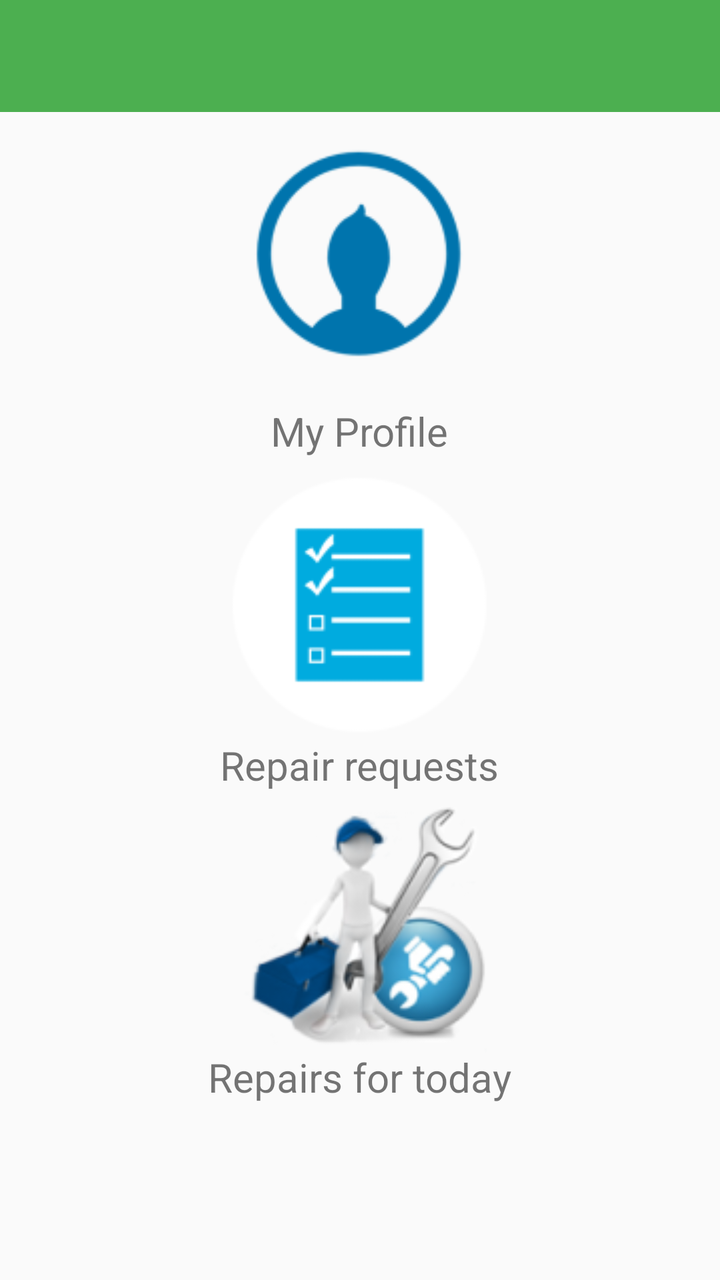
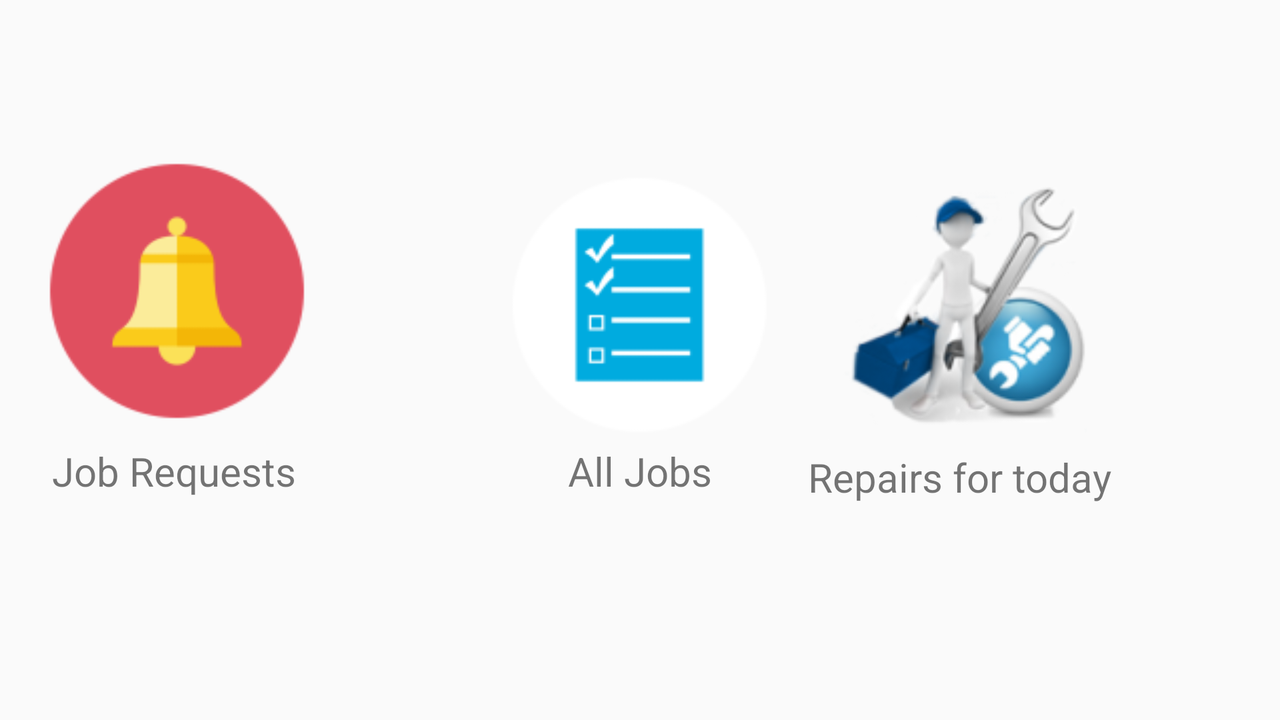

Two renders of one Android screen. The first uses the default layout on a phone; the second uses the alternative layout the repository ships for a different screen configuration, on a matching device. The two XML files are below.
<!-- AndroidManifest.xml: activity theme BikeMaterialTheme -->
<!-- res/layout/activity_admin_home.xml -->
<?xml version="1.0" encoding="utf-8"?>
<RelativeLayout
    xmlns:android="http://schemas.android.com/apk/res/android"
    xmlns:app="http://schemas.android.com/apk/res-auto"
    xmlns:tools="http://schemas.android.com/tools"
    android:layout_width="match_parent"
    android:layout_height="match_parent"
    android:fitsSystemWindows="true"
    tools:context=".AdminHomeActivity"
    android:background="#FAFAFA">


    <android.support.design.widget.AppBarLayout
        android:layout_width="match_parent"
        android:layout_height="wrap_content"
        android:theme="@style/BikeMaterialTheme.AppBarOverlay">

        <android.support.v7.widget.Toolbar
            android:id="@+id/toolbar"
            android:layout_width="match_parent"
            android:layout_height="?attr/actionBarSize"
            android:background="?attr/colorPrimary"
            app:popupTheme="@style/BikeMaterialTheme.PopupOverlay"/>

    </android.support.design.widget.AppBarLayout>


    <ImageView
        android:layout_width="145dp"
        android:layout_height="145dp"
        android:id="@+id/admin_profile"
        android:layout_centerHorizontal="true"
        android:layout_marginTop="53dp"
        android:src="@mipmap/profile_icon"/>

    <TextView
        android:layout_width="wrap_content"
        android:layout_height="wrap_content"
        android:text="@string/profile"
        android:textSize="20sp"
        android:layout_marginTop="202dp"
        android:layout_centerHorizontal="true"
        />

    <ImageView
        android:layout_width="145dp"
        android:layout_height="145dp"
        android:id="@+id/all_jobs"
        android:layout_centerHorizontal="true"
        android:layout_marginTop="230dp"
        android:src="@mipmap/job_request_list"/>

    <TextView
        android:layout_width="wrap_content"
        android:layout_height="wrap_content"
        android:text="Repair requests"
        android:textSize="20sp"
        android:layout_marginTop="369dp"
        android:layout_centerHorizontal="true"
        />
    <ImageView
        android:layout_width="152dp"
        android:layout_height="152dp"
        android:id="@+id/service_icon"
        android:layout_marginTop="388dp"
        android:src="@mipmap/service_icon"
        android:layout_centerHorizontal="true"
        />
    <TextView
        android:layout_width="wrap_content"
        android:layout_height="wrap_content"
        android:text="Repairs for today"
        android:textSize="20sp"
        android:layout_marginTop="525dp"
        android:layout_centerHorizontal="true"
        />

</RelativeLayout>
<!-- resources referenced by this layout -->
<resources>
  <!-- mipmap job_request_list: png bitmap (mipmap-hdpi, 1368 bytes) -->
  <!-- mipmap profile_icon: png bitmap (mipmap-hdpi, 1616 bytes) -->
  <!-- mipmap service_icon: png bitmap (mipmap-hdpi, 6440 bytes) -->
  <string name="profile">My Profile</string>
  <style name="BikeMaterialTheme.AppBarOverlay" parent="ThemeOverlay.AppCompat.Dark.ActionBar" />
  <style name="BikeMaterialTheme.PopupOverlay" parent="ThemeOverlay.AppCompat.Light" />
  <!-- from res/values-v21/ -->
  <style name="BikeMaterialTheme" parent="BikeMaterialTheme.Base">
          <item name="android:windowContentTransitions">true</item>
          <item name="android:windowAllowEnterTransitionOverlap">true</item>
          <item name="android:windowAllowReturnTransitionOverlap">true</item>
          <item name="android:windowSharedElementEnterTransition">@android:transition/move</item>
          <item name="android:windowSharedElementExitTransition">@android:transition/move</item>
      </style>
  <style name="BikeMaterialTheme.Base" parent="Theme.AppCompat.Light.DarkActionBar">
          <item name="windowNoTitle">true</item>
          <item name="windowActionBar">false</item>
          <item name="colorPrimary">@color/colorPrimary</item>
          <item name="colorPrimaryDark">@color/colorPrimaryDark</item>
          <item name="colorAccent">@color/colorAccent</item>
      </style>
  <color name="colorPrimary">#4CAF50</color>
  <color name="colorPrimaryDark">#388E3C</color>
  <color name="colorAccent">#FF80AB</color>
</resources>
<!-- res/layout-land/activity_admin_home.xml (the repository's variant of the layout above) -->
<!-- drawn on the phone turned sideways -->
<?xml version="1.0" encoding="utf-8"?>
<RelativeLayout
    xmlns:android="http://schemas.android.com/apk/res/android"
    xmlns:app="http://schemas.android.com/apk/res-auto"
    xmlns:tools="http://schemas.android.com/tools"
    android:layout_width="match_parent"
    android:layout_height="match_parent"
    android:fitsSystemWindows="true"
    tools:context=".AdminHomeActivity"
    android:background="#FAFAFA"
    android:layout_marginLeft="16dp"
    android:layout_marginRight="16dp">



    <ImageView
        android:layout_width="145dp"
        android:layout_height="145dp"
        android:id="@+id/job_requests"
        android:layout_marginTop="73dp"
        android:src="@mipmap/bell_request_icon"/>

    <TextView
        android:layout_width="wrap_content"
        android:layout_height="wrap_content"
        android:text="Job Requests"
        android:textSize="20sp"
        android:layout_marginTop="222dp"
        android:layout_marginLeft="10dp"
        />

    <ImageView
        android:layout_width="145dp"
        android:layout_height="145dp"
        android:id="@+id/all_jobs"
        android:layout_centerHorizontal="true"
        android:layout_marginTop="80dp"
        android:src="@mipmap/job_request_list"/>

    <TextView
        android:layout_width="wrap_content"
        android:layout_height="wrap_content"
        android:text="All Jobs"
        android:textSize="20sp"
        android:layout_marginTop="222dp"
        android:layout_centerHorizontal="true"
        />
    <ImageView
        android:layout_width="152dp"
        android:layout_height="152dp"
        android:id="@+id/service_icon"
        android:layout_marginTop="78dp"
        android:layout_marginLeft="388dp"
        android:src="@mipmap/service_icon"

        />
    <TextView
        android:layout_width="wrap_content"
        android:layout_height="wrap_content"
        android:text="Repairs for today"
        android:textSize="20sp"
        android:layout_marginTop="225dp"
        android:layout_marginLeft="388dp"
        />

</RelativeLayout>
<!-- resources referenced by the variant -->
<!-- as the phone turned sideways resolves them -->
<resources>
  <!-- mipmap bell_request_icon: png bitmap (mipmap-hdpi, 1283 bytes) -->
  <!-- mipmap job_request_list: png bitmap (mipmap-hdpi, 1368 bytes) -->
  <!-- mipmap service_icon: png bitmap (mipmap-hdpi, 6440 bytes) -->
  <!-- from res/values-v21/ -->
  <style name="BikeMaterialTheme" parent="BikeMaterialTheme.Base">
          <item name="android:windowContentTransitions">true</item>
          <item name="android:windowAllowEnterTransitionOverlap">true</item>
          <item name="android:windowAllowReturnTransitionOverlap">true</item>
          <item name="android:windowSharedElementEnterTransition">@android:transition/move</item>
          <item name="android:windowSharedElementExitTransition">@android:transition/move</item>
      </style>
  <style name="BikeMaterialTheme.Base" parent="Theme.AppCompat.Light.DarkActionBar">
          <item name="windowNoTitle">true</item>
          <item name="windowActionBar">false</item>
          <item name="colorPrimary">@color/colorPrimary</item>
          <item name="colorPrimaryDark">@color/colorPrimaryDark</item>
          <item name="colorAccent">@color/colorAccent</item>
      </style>
  <color name="colorPrimary">#4CAF50</color>
  <color name="colorPrimaryDark">#388E3C</color>
  <color name="colorAccent">#FF80AB</color>
</resources>
